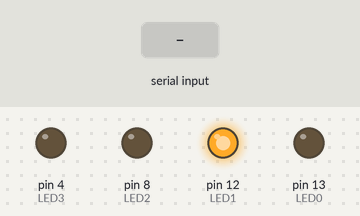
Simulated run of this sketch. Board: Arduino Uno, built with avr-gcc and run on an emulated ATmega328P. On the bench: output pins drawn as LEDs (lit = HIGH). Inputs (shaded band) come from the test bench.

Above: at 1.2 s.
1.3 s: "1" received over Serial
At 2.6 s:
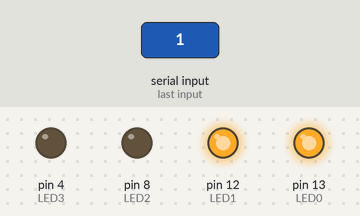
At 8.3 s:
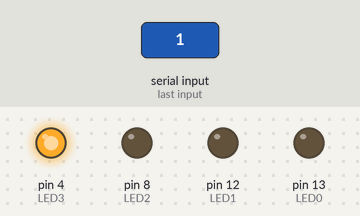
Timing chart, 0 to 17.5 s (numbered marks = the images above; inputs shaded):
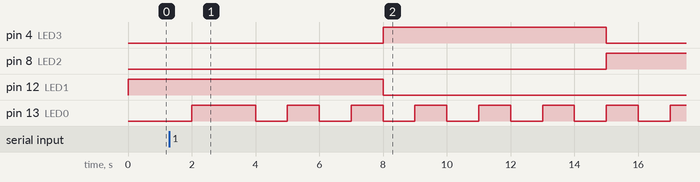

Measured:
- after the input at 1.3 s, pin 13 (LED0): LOW → HIGH after 0.70 s, then repeats every 2.0 s: LOW 1.0 s, HIGH 1.0 s

The sketch:

Stoplight.ino
```cpp
int LED0 = 13;
int LED1 = 12;
int LED2 = 8;
int LED3 = 4;

void setup() {
  pinMode(LED0,OUTPUT);
  pinMode(LED1,OUTPUT);
  pinMode(LED2,OUTPUT);
  pinMode(LED3,OUTPUT);
  Serial.begin(9600);
 }


void loop() {
//each switch represents a state
//for loop provides input
int walk=10;

 //red state
for(int x=1;x<10;x++){

    switch(x){

    case 1: if(Serial.available() >0 || walk==0){
              walk=0;
              digitalWrite(LED0,HIGH);
            }
            else{
              digitalWrite(LED0,LOW);
            }
            digitalWrite(LED1,HIGH);
            digitalWrite(LED2,LOW);
            digitalWrite(LED3,LOW);
            delay(1000);
            break;

    case 2: if(Serial.available() >0 || walk==0){

              digitalWrite(LED0,HIGH);
            }
            else{
              digitalWrite(LED0,LOW);
            }
            digitalWrite(LED1,HIGH);
            digitalWrite(LED2,LOW);
            digitalWrite(LED3,LOW);
            delay(1000);
            break;
    case 3: if(Serial.available() >0 || walk==0){
              digitalWrite(LED0,HIGH);
            }
            else{
              digitalWrite(LED0,LOW);
            }
            digitalWrite(LED1,HIGH);
            digitalWrite(LED2,LOW);
            digitalWrite(LED3,LOW);
            delay(1000);
            break;
    case 4: if(Serial.available() >0 || walk==0){
              digitalWrite(LED0,HIGH);
            }
            else{
              digitalWrite(LED0,LOW);
            }
            digitalWrite(LED1,HIGH);
            digitalWrite(LED2,LOW);
            digitalWrite(LED3,LOW);
            delay(1000);
            break;
    case 5: digitalWrite(LED0,LOW);
            digitalWrite(LED1,HIGH);
            digitalWrite(LED2,LOW);
            digitalWrite(LED3,LOW);
            delay(1000);
            break;

    case 6: if(Serial.available() >0 || walk==0){
              digitalWrite(LED0,HIGH);
            }
            else{
              digitalWrite(LED0,LOW);
            }
            digitalWrite(LED1,HIGH);
            digitalWrite(LED2,LOW);
            digitalWrite(LED3,LOW);
            delay(1000);
            break;
    case 7: digitalWrite(LED0,LOW);
            digitalWrite(LED1,HIGH);
            digitalWrite(LED2,LOW);
            digitalWrite(LED3,LOW);
            delay(1000);
            break;
    case 8: if(Serial.available() >0 || walk==0){
              digitalWrite(LED0,HIGH);
            }
            else{
              digitalWrite(LED0,LOW);
            }
            digitalWrite(LED1,HIGH);
            digitalWrite(LED2,LOW);
            digitalWrite(LED3,LOW);
            delay(1000);
            break;

    case 9: digitalWrite(LED0,LOW);
            digitalWrite(LED1,LOW);
            digitalWrite(LED2,LOW);
            digitalWrite(LED3,HIGH);
            delay(1000);
            break;
    }
}


    //reset walk
    walk=walk+1;
//if(Serial.available() >0 || walk==0){
//  Serial.end();
//  Serial.begin(9600);
//}

//green state
for(int x=1;x<7;x++){

    switch(x){

    case 1: if(Serial.available() >0 || walk==0){
              walk=0;
              digitalWrite(LED0,HIGH);
            }
            else{
              digitalWrite(LED0,LOW);
            }
            digitalWrite(LED1,LOW);
            digitalWrite(LED2,LOW);
            digitalWrite(LED3,HIGH);
            delay(1000);
            break;

    case 2: digitalWrite(LED0,LOW);
            digitalWrite(LED1,LOW);
            digitalWrite(LED2,LOW);
            digitalWrite(LED3,HIGH);
            delay(1000);
            break;
    case 3: if(Serial.available() >0 || walk==0){
              digitalWrite(LED0,HIGH);
            }
            else{
              digitalWrite(LED0,LOW);
            }
            digitalWrite(LED1,LOW);
            digitalWrite(LED2,LOW);
            digitalWrite(LED3,HIGH);
            delay(1000);
            break;
    case 4: digitalWrite(LED0,LOW);
            digitalWrite(LED1,LOW);
            digitalWrite(LED2,LOW);
            digitalWrite(LED3,HIGH);
            delay(1000);
            break;
    case 5:if(Serial.available() >0 || walk==0){
              digitalWrite(LED0,HIGH);
            }
            else{
              digitalWrite(LED0,LOW);
            }
            digitalWrite(LED1,LOW);
            digitalWrite(LED2,LOW);
            digitalWrite(LED3,HIGH);
            delay(1000);
            break;
    case 6: digitalWrite(LED0,LOW);
            delay(1000);
            digitalWrite(LED1,LOW);
            digitalWrite(LED2,LOW);
            digitalWrite(LED3,HIGH);
            break;
    }
}


//Amber State
for(int x=1;x<7;x++){

    switch(x){

    case 1: if(Serial.available() >0 || walk==0){
              digitalWrite(LED0,HIGH);
            }
            else{
              digitalWrite(LED0,LOW);
            }
            digitalWrite(LED1,LOW);
            digitalWrite(LED2,HIGH);
            digitalWrite(LED3,LOW);
            delay(1000);
            break;

    case 2: digitalWrite(LED0,LOW);
            digitalWrite(LED1,LOW);
            digitalWrite(LED2,HIGH);
            digitalWrite(LED3,LOW);
            delay(1000);
            break;
    case 3: if(Serial.available() >0 || walk==0){
              digitalWrite(LED0,HIGH);
            }
            else{
              digitalWrite(LED0,LOW);
            }
            digitalWrite(LED1,LOW);
            digitalWrite(LED2,HIGH);
            digitalWrite(LED3,LOW);
            delay(1000);
            break;
    case 4: digitalWrite(LED0,LOW);
            digitalWrite(LED1,LOW);
            digitalWrite(LED2,HIGH);
            digitalWrite(LED3,LOW);
            delay(1000);
            break;
    case 5:if(Serial.available() >0 || walk==0){
              digitalWrite(LED0,HIGH);
            }
            else{
              digitalWrite(LED0,LOW);
            }
            digitalWrite(LED1,LOW);
            digitalWrite(LED2,HIGH);
            digitalWrite(LED3,LOW);
            delay(1000);
            break;
    case 6: digitalWrite(LED0,LOW);
            delay(1000);
            digitalWrite(LED1,LOW);
            digitalWrite(LED2,HIGH);
            digitalWrite(LED3,LOW);
            break;
    }
}


}
```
